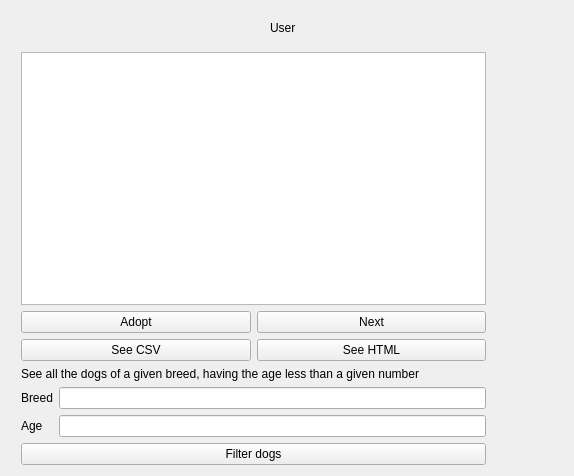
<?xml version="1.0" encoding="UTF-8"?>
<ui version="4.0">
 <class>User</class>
 <widget class="QWidget" name="User">
  <property name="geometry">
   <rect>
    <x>0</x>
    <y>0</y>
    <width>574</width>
    <height>476</height>
   </rect>
  </property>
  <property name="windowTitle">
   <string>Form</string>
  </property>
  <widget class="QLabel" name="label">
   <property name="geometry">
    <rect>
     <x>270</x>
     <y>20</y>
     <width>31</width>
     <height>16</height>
    </rect>
   </property>
   <property name="text">
    <string>User</string>
   </property>
  </widget>
  <widget class="QWidget" name="">
   <property name="geometry">
    <rect>
     <x>21</x>
     <y>52</y>
     <width>465</width>
     <height>413</height>
    </rect>
   </property>
   <layout class="QVBoxLayout" name="verticalLayout_2">
    <item>
     <layout class="QVBoxLayout" name="verticalLayout">
      <item>
       <widget class="QTextEdit" name="textEdit"/>
      </item>
      <item>
       <layout class="QHBoxLayout" name="horizontalLayout">
        <item>
         <widget class="QPushButton" name="user_adopt">
          <property name="text">
           <string>Adopt</string>
          </property>
         </widget>
        </item>
        <item>
         <widget class="QPushButton" name="user_next">
          <property name="text">
           <string>Next</string>
          </property>
         </widget>
        </item>
       </layout>
      </item>
     </layout>
    </item>
    <item>
     <layout class="QHBoxLayout" name="horizontalLayout_3">
      <item>
       <widget class="QPushButton" name="user_see_adoption_list">
        <property name="text">
         <string>See CSV</string>
        </property>
       </widget>
      </item>
      <item>
       <widget class="QPushButton" name="see_adoption_list_html">
        <property name="text">
         <string>See HTML</string>
        </property>
       </widget>
      </item>
     </layout>
    </item>
    <item>
     <layout class="QVBoxLayout" name="verticalLayout_5">
      <item>
       <widget class="QLabel" name="label_4">
        <property name="text">
         <string>See all the dogs of a given breed, having the age less than a given number</string>
        </property>
       </widget>
      </item>
      <item>
       <layout class="QHBoxLayout" name="horizontalLayout_2">
        <item>
         <layout class="QVBoxLayout" name="verticalLayout_3">
          <item>
           <widget class="QLabel" name="label_2">
            <property name="text">
             <string>Breed</string>
            </property>
           </widget>
          </item>
          <item>
           <widget class="QLabel" name="label_3">
            <property name="text">
             <string>Age</string>
            </property>
           </widget>
          </item>
         </layout>
        </item>
        <item>
         <layout class="QVBoxLayout" name="verticalLayout_4">
          <item>
           <widget class="QLineEdit" name="user_breed"/>
          </item>
          <item>
           <widget class="QLineEdit" name="user_age"/>
          </item>
         </layout>
        </item>
       </layout>
      </item>
      <item>
       <widget class="QPushButton" name="user_filter">
        <property name="text">
         <string>Filter dogs</string>
        </property>
       </widget>
      </item>
     </layout>
    </item>
   </layout>
  </widget>
 </widget>
 <resources/>
 <connections/>
</ui>
